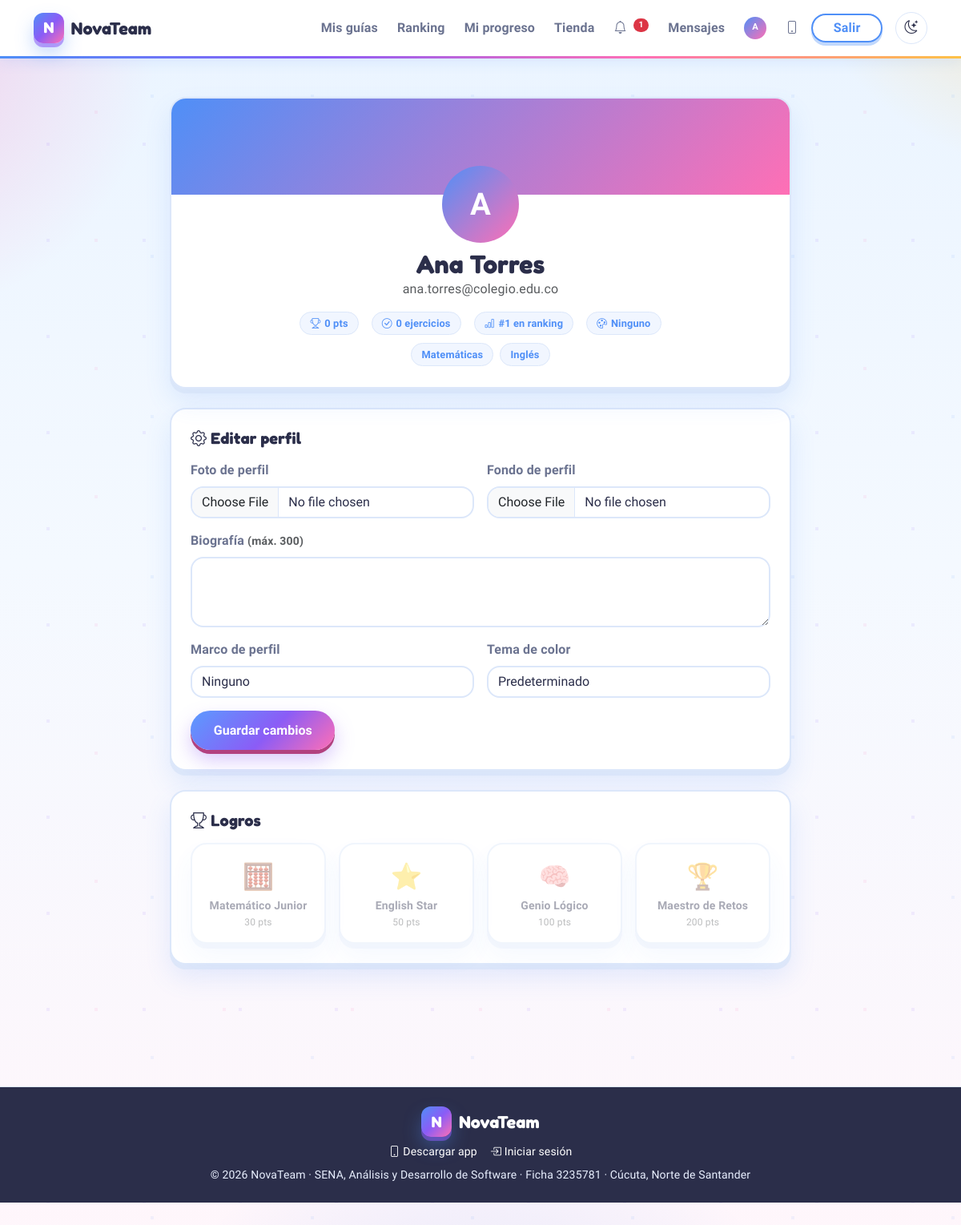
The app's page /perfil.php (signed in) with its own data.
### tables this page shows
CREATE TABLE usuarios (
    id_usuario           INT AUTO_INCREMENT PRIMARY KEY,
    nombre               VARCHAR(120)        NOT NULL,
    correo               VARCHAR(150)        NOT NULL UNIQUE,
    contrasena_hash      VARCHAR(255)        NOT NULL,
    rol                  ENUM('estudiante','profesor','administrador') NOT NULL DEFAULT 'estudiante',
    grado                TINYINT             NULL COMMENT 'Solo estudiantes (4° grado)',
    materia              ENUM('matematicas','ingles') NULL COMMENT 'Solo profesores',
    puntos               INT                 NOT NULL DEFAULT 0,
    ejercicios_resueltos INT                 NOT NULL DEFAULT 0,
    activo               TINYINT(1)          NOT NULL DEFAULT 1,
    ultimo_acceso        DATETIME            NULL,
    fecha_registro       DATETIME            NOT NULL DEFAULT CURRENT_TIMESTAMP,
    foto_perfil          VARCHAR(255)        NULL COMMENT 'Ruta imagen de perfil',
    marco_perfil         VARCHAR(50)         NULL COMMENT 'Estilo de marco: dorado,plateado,arcoiris,fuego,estrella,ninguno',
    bio                  TEXT                NULL COMMENT 'Biografia del usuario',
    fondo_perfil         VARCHAR(255)        NULL COMMENT 'Ruta imagen de fondo de perfil',
    tema_color           VARCHAR(20)         NOT NULL DEFAULT 'default' COMMENT 'Tema de color: default,oscuro,verde,rosa,purpura',
    vidas                TINYINT             NOT NULL DEFAULT 5 COMMENT 'Vidas actuales (se recargan cada 4 h)',
    vidas_max            TINYINT             NOT NULL DEFAULT 5 COMMENT 'Maximo de vidas',
    vidas_actualizadas   DATETIME            NULL COMMENT 'Desde cuando se cuenta la recarga de vidas (NULL = lleno)',
    escudos_racha        TINYINT             NOT NULL DEFAULT 0 COMMENT 'Protectores de racha (max 3)',
    comodines_50         TINYINT             NOT NULL DEFAULT 0 COMMENT 'Comodines 50/50 para el quiz (max 3)',
    doble_puntos         TINYINT             NOT NULL DEFAULT 0 COMMENT 'Doble puntos para el proximo quiz (max 2)',
    remember_token       VARCHAR(64)         NULL COMMENT 'Token para recuperación de contraseña',
    token_expires        DATETIME            NULL COMMENT 'Expiración del token de recuperación',
    CONSTRAINT chk_grado   CHECK (rol <> 'estudiante' OR grado = 4),
    CONSTRAINT chk_materia CHECK (rol <> 'profesor'   OR materia IS NOT NULL)
);

CREATE TABLE insignias (
    id_insignia       INT AUTO_INCREMENT PRIMARY KEY,
    codigo            VARCHAR(30)  NOT NULL UNIQUE,
    nombre            VARCHAR(100) NOT NULL,
    icono             VARCHAR(10)  NULL,
    puntos_requeridos INT          NOT NULL
);

### includes/db.php (called while the page is built, shortened)
<?php
function db(): PDO
{
    static $pdo = null;
    if ($pdo instanceof PDO) {
        try {
            $pdo->query('SELECT 1');
        } catch (PDOException $e) {
            $pdo = null;
        }
        if ($pdo instanceof PDO) {
            return $pdo;
        }
    }
    $host = env('DB_HOST', '127.0.0.1') ?? '127.0.0.1';
    $name = env('DB_NAME', 'novateam_db') ?? 'novateam_db';
    $user = env('DB_USER', 'root') ?? 'root';
    $pass = env('DB_PASS', '') ?? '';
    $port = env('DB_PORT', '3306') ?? '3306';
    $charset = env('DB_CHARSET', 'utf8mb4') ?? 'utf8mb4';
    $dsn = "mysql:host={$host};port={$port};dbname={$name};charset={$charset}";
    try {
        $pdo = new PDO($dsn, $user, $pass, [
            PDO::ATTR_ERRMODE            => PDO::ERRMODE_EXCEPTION,
            PDO::ATTR_DEFAULT_FETCH_MODE => PDO::FETCH_ASSOC,
            PDO::ATTR_EMULATE_PREPARES   => false,
            PDO::ATTR_PERSISTENT         => false,
            PDO::MYSQL_ATTR_INIT_COMMAND => "SET NAMES utf8mb4 COLLATE utf8mb4_unicode_ci",
        ]);
    } catch (PDOException $e) {
        http_response_code(500);
        exit('No se pudo conectar a MySQL. Importa database/novateam.sql en phpMyAdmin y revisa el archivo .env');
    }
    return $pdo;
}

### includes/auth.php (called while the page is built, shortened)
<?php
function refresh_user(int $id): void
{
    $stmt = db()->prepare(
        'SELECT id_usuario, nombre, correo, rol, grado, materia, puntos, ejercicios_resueltos, activo,
                foto_perfil, marco_perfil, bio, fondo_perfil, tema_color
         FROM usuarios WHERE id_usuario = :id LIMIT 1'
    );
    $stmt->execute(['id' => $id]);
}

### includes/bootstrap.php (called while the page is built, shortened)
<?php
require_once __DIR__ . '/db.php';
require_once __DIR__ . '/helpers.php';
require_once __DIR__ . '/auth.php';
if (!empty($_SESSION['user']['id_usuario'])) {
    $lastRefresh = (int) ($_SESSION['_last_refresh'] ?? 0);
    $now = time();
    if ($now - $lastRefresh > 60) {
        try {
            refresh_user((int) $_SESSION['user']['id_usuario']);
        } catch (Throwable $e) {
            error_log('NovaTeam: refresh_user error: ' . $e->getMessage());
        }
    }
}

### perfil.php (the view, shortened to what this page needs)
<?php
require_once __DIR__ . '/includes/bootstrap.php';
$user = current_user();
$pdo = db();
$badges = $pdo->prepare(
    'SELECT i.codigo, i.nombre, i.icono, i.puntos_requeridos,
            CASE WHEN ui.id_usuario IS NOT NULL THEN 1 ELSE 0 END AS obtenida
     FROM insignias i
     LEFT JOIN usuario_insignias ui ON ui.id_insignia = i.id_insignia AND ui.id_usuario = :id
     ORDER BY i.puntos_requeridos'
);
$badges->execute(['id' => $user['id_usuario']]);
$allBadges = $badges->fetchAll();
$rank = $pdo->prepare(
    'SELECT COUNT(*) + 1 FROM usuarios WHERE rol = :r AND puntos > :p AND activo = 1'
);
$rank->execute(['r' => $user['rol'], 'p' => $user['puntos']]);
$ranking = (int) $rank->fetchColumn();
$materias = user_materias($user['id_usuario']);
require __DIR__ . '/includes/header.php';
?>
<div class="container py-5" style="max-width:800px">
  <div class="card-edu p-4 mb-4" id="perfil-header" style="position:relative;overflow:hidden;">
    <?php if (!empty($user['fondo_perfil'])): ?>
      <div style="position:absolute;top:0;left:0;right:0;height:120px;background:linear-gradient(rgba(0,0,0,.3),rgba(0,0,0,.3)),url(<?= e($user['fondo_perfil']) ?>) center/cover;"></div>
    <?php else: ?>
      <div style="position:absolute;top:0;left:0;right:0;height:120px;background:linear-gradient(135deg,var(--edu-primary),var(--edu-accent));"></div>
    <?php endif; ?>
    <div style="position:relative;padding-top:60px;" class="text-center">
      <div style="display:inline-block;position:relative;z-index:2;">
        <?= user_avatar_html($user, 96) ?>
      </div>
      <h2 class="fw-bold mt-2 mb-0"><?= e($user['nombre']) ?></h2>
      <p class="text-muted mb-1"><?= e($user['correo']) ?></p>
      <div class="d-flex justify-content-center gap-3 mt-3 flex-wrap">
        <div class="badge-pill"><i class="bi bi-trophy"></i> <?= (int) $user['puntos'] ?> pts</div>
        <div class="badge-pill"><i class="bi bi-check-circle"></i> <?= (int) $user['ejercicios_resueltos'] ?> ejercicios</div>
        <div class="badge-pill"><i class="bi bi-bar-chart"></i> #<?= $ranking ?> en ranking</div>
        <div class="badge-pill"><i class="bi bi-palette"></i> <?= marco_label($user['marco_perfil'] ?? null) ?></div>
      </div>
      <?php if (!empty($materias)): ?>
        <div class="mt-2">
          <?php foreach ($materias as $m): ?>
            <span class="badge-pill" style="margin:2px;"><?= e(categoria_label($m)) ?></span>
          <?php endforeach; ?>
        </div>
      <?php endif; ?>
    </div>
  </div>
  <div class="card-edu p-4 mb-4">
    <h3 class="h5 fw-bold mb-3"><i class="bi bi-gear"></i> Editar perfil</h3>
    <form id="form-perfil" enctype="multipart/form-data">
      <div class="row g-3">
        <div class="col-md-6">
          <label class="form-label">Foto de perfil</label>
          <input class="form-control" type="file" name="foto_perfil" accept="image/*">
        </div>
        <div class="col-md-6">
          <label class="form-label">Fondo de perfil</label>
          <input class="form-control" type="file" name="fondo_perfil" accept="image/*">
        </div>
        <div class="col-12">
          <label class="form-label">Biografía <small class="text-muted">(máx. 300)</small></label>
          <textarea class="form-control" name="bio" rows="3" maxlength="300"><?= e($user['bio'] ?? '') ?></textarea>
        </div>
        <div class="col-md-6">
          <label class="form-label">Marco de perfil</label>
          <select class="form-select" name="marco_perfil">
            <?php
            $marcos = ['ninguno','dorado','plateado','arcoiris','fuego','estrella'];
            $current = $user['marco_perfil'] ?? 'ninguno';
            foreach ($marcos as $m): ?>
              <option value="<?= $m ?>" <?= $m === $current ? 'selected' : '' ?>><?= marco_label($m) ?></option>
            <?php endforeach; ?>
          </select>
        </div>
        <div class="col-md-6">
          <label class="form-label">Tema de color</label>
          <select class="form-select" name="tema_color">
            <?php
            $temas = ['default','oscuro','verde','rosa','purpura'];
            $temaLabels = ['default' => 'Predeterminado', 'oscuro' => 'Oscuro', 'verde' => 'Verde', 'rosa' => 'Rosa', 'purpura' => 'Púrpura'];
            $currentTema = $user['tema_color'] ?? 'default';
            foreach ($temas as $t): ?>
              <option value="<?= $t ?>" <?= $t === $currentTema ? 'selected' : '' ?>><?= $temaLabels[$t] ?></option>
            <?php endforeach; ?>
          </select>
        </div>
      </div>
      <button class="btn btn-edu mt-3" type="submit">Guardar cambios</button>
    </form>
  </div>
  <div class="card-edu p-4 mb-4">
    <h3 class="h5 fw-bold mb-3"><i class="bi bi-trophy"></i> Logros</h3>
    <div class="row g-3">
      <?php foreach ($allBadges as $b): ?>
        <div class="col-6 col-md-3">
          <div class="card-edu p-3 text-center" style="<?= (int) $b['obtenida'] ? '' : 'opacity:.4' ?>">
            <div style="font-size:2rem"><?= e($b['icono']) ?></div>
            <strong class="small"><?= e($b['nombre']) ?></strong>
            <div class="text-muted" style="font-size:.75rem"><?= (int) $b['puntos_requeridos'] ?> pts<?= (int) $b['obtenida'] ? ' ✓' : '' ?></div>
          </div>
        </div>
      <?php endforeach; ?>
    </div>
  </div>
</div>
<?php require __DIR__ . '/includes/footer.php'; ?>

### includes/helpers.php (shortened to what this page needs)
<?php
function e(?string $value): string
{
    return htmlspecialchars((string) $value, ENT_QUOTES | ENT_SUBSTITUTE, 'UTF-8');
}
function current_user(): ?array
{
    return $_SESSION['user'] ?? null;
}
function categoria_label(string $cat): string
{
    return $cat === 'ingles' ? 'Inglés' : 'Matemáticas';
}
function marco_css_class(?string $marco): string
{
    return match ($marco) {
        'dorado'   => 'marco-dorado',
        'plateado' => 'marco-plateado',
        'arcoiris' => 'marco-arcoiris',
        'fuego'    => 'marco-fuego',
        'estrella' => 'marco-estrella',
        default    => '',
    };
}
function marco_label(?string $marco): string
{
    return match ($marco) {
        'dorado'   => 'Dorado',
        'plateado' => 'Plateado',
        'arcoiris' => 'Arcoíris',
        'fuego'    => 'Fuego',
        'estrella' => 'Estrella',
        default    => 'Ninguno',
    };
}
function user_avatar_html(array $user, int $size = 40): string
{
    $cls = marco_css_class($user['marco_perfil'] ?? null);
    $sizeStyle = 'width:' . $size . 'px;height:' . $size . 'px;';
    $initials = mb_strtoupper(mb_substr($user['nombre'], 0, 1));
    return '<div class="avatar-frame ' . $cls . '" style="' . $sizeStyle . 'background:linear-gradient(135deg,var(--edu-primary),var(--edu-accent));display:grid;place-items:center;color:#fff;font-weight:800;font-size:' . ($size * 0.4) . 'px;">' . e($initials) . '</div>';
}
function user_materias(int $userId): array
{
    $stmt = db()->prepare('SELECT materia FROM matriculas WHERE id_usuario = :id');
    $stmt->execute(['id' => $userId]);
    return array_column($stmt->fetchAll(), 'materia');
}

### records on screen
usuarios: nombre "A A", nombre "Ana Torres", correo "ana.torres@colegio.edu.co", puntos "0", ejercicios_resueltos "0", marco_perfil "Ninguno", tema_color "Predeterminado"
insignias: icono "🧮", nombre "Matemático Junior", puntos_requeridos "30"
insignias: icono "⭐", nombre "English Star", puntos_requeridos "50"
insignias: icono "🧠", nombre "Genio Lógico", puntos_requeridos "100"
insignias: icono "🏆", nombre "Maestro de Retos", puntos_requeridos "200"

### other values on screen
$notifCount "1"
$ranking "1"
categoria_label($m) "Matemáticas"
categoria_label($m) "Inglés"
form field marco_perfil "Ninguno"
